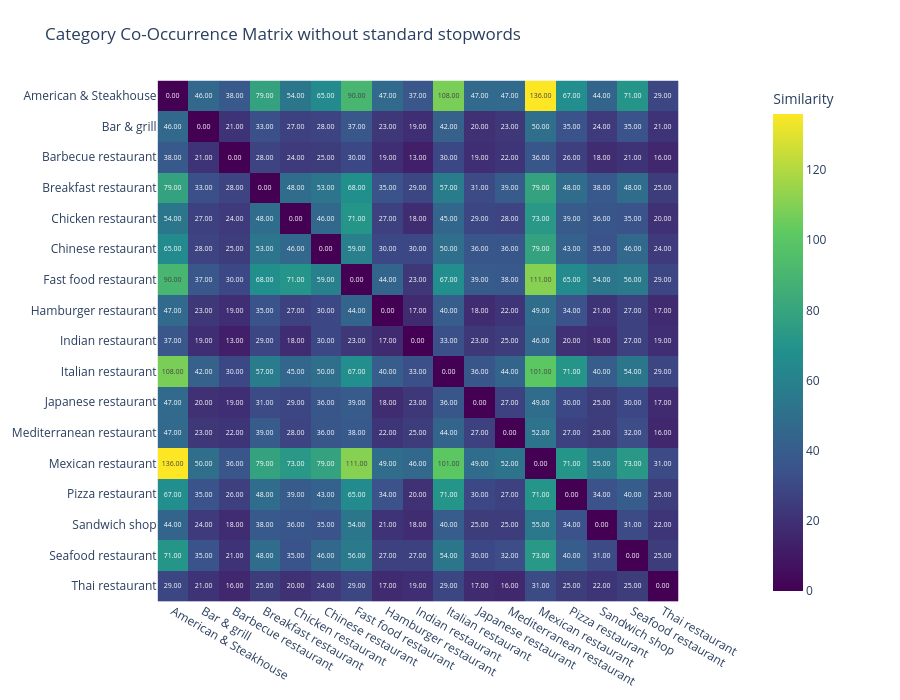

Write notebook code for a chart like this one.
### Code cell
mlb_without_s_stopwords["categories_tuple"] = mlb_without_s_stopwords["categories"].apply(lambda x: tuple(sorted(x)))


all_cats = sorted({cat for cats in mlb_with_stopwords["categories"] for cat in cats})

co_matrix = pd.DataFrame(0, index=all_cats, columns=all_cats)

co_counts = []


for cats in mlb_without_s_stopwords["categories"]:
    for c1, c2 in combinations(cats, 2):  # todas as combinações de 2
        co_matrix.loc[c1, c2] += 1
        co_matrix.loc[c2, c1] += 1

for c1 in co_matrix.index:
    for c2 in co_matrix.columns:
        if c1 < c2 and co_matrix.loc[c1, c2] > 0:
            co_counts.append((c1, c2, co_matrix.loc[c1, c2]))

# ordenar
co_counts_sorted = sorted(co_counts, key=lambda x: x[2], reverse=True)

print(co_counts_sorted[:20])  # top 20 pares
for cat in all_cats:
    co_matrix.loc[cat, cat] = 0

heatmap_chart(co_matrix,
              title="Category Co-Occurrence Matrix without standard stopwords",)

### Figure 1 — Plotly figure (JSON) as saved in the notebook; plotly's stock layout.template omitted (floating-point values rounded to 4 significant figures; data arrays with more than 128 entries replaced by an {"elided": "..."} marker saying what was removed)
{"data": [{"coloraxis": "coloraxis", "hovertemplate": "x: %{x}<br>y: %{y}<br>Similarity: %{z}<extra></extra>", "name": "0", "texttemplate": "%{z:.2f}", "type": "heatmap", "x": ["American & Steakhouse", "Bar & grill", "Barbecue restaurant", "Breakfast restaurant", "Chicken restaurant", "Chinese restaurant", "Fast food restaurant", "Hamburger restaurant", "Indian restaurant", "Italian restaurant", "Japanese restaurant", "Mediterranean restaurant", "Mexican restaurant", "Pizza restaurant", "Sandwich shop", "Seafood restaurant", "Thai restaurant"], "xaxis": "x", "y": ["American & Steakhouse", "Bar & grill", "Barbecue restaurant", "Breakfast restaurant", "Chicken restaurant", "Chinese restaurant", "Fast food restaurant", "Hamburger restaurant", "Indian restaurant", "Italian restaurant", "Japanese restaurant", "Mediterranean restaurant", "Mexican restaurant", "Pizza restaurant", "Sandwich shop", "Seafood restaurant", "Thai restaurant"], "yaxis": "y", "z": {"elided": "17x17 int values"}}], "layout": {"coloraxis": {"colorbar": {"title": {"text": "Similarity"}}, "colorscale": [[0, "#440154"], [0.25, "#3b528b"], [0.5, "#21908d"], [0.75, "#5dc962"], [1, "#fde725"]], "showscale": true}, "height": 700, "margin": {"b": 60, "l": 80, "r": 150, "t": 80}, "title": {"text": "Category Co-Occurrence Matrix without standard stopwords"}, "width": 900, "xaxis": {"anchor": "y", "constrain": "domain", "domain": [0, 1], "scaleanchor": "y"}, "yaxis": {"anchor": "x", "autorange": "reversed", "constrain": "domain", "domain": [0, 1]}}}
